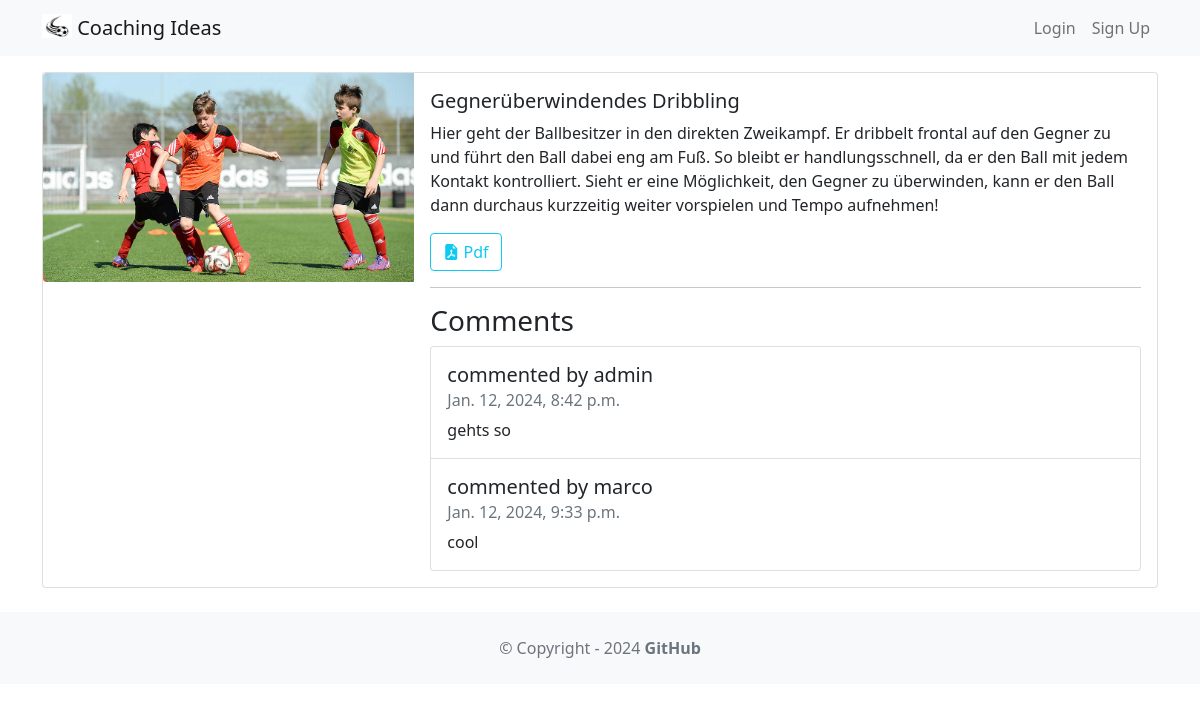
/exercise/3, run on the app's committed database.
### exercise/models.py (models this page shows, shortened)
class Exercise(models.Model):
    title = models.CharField(max_length=255)
    body = models.TextField()
    created_on = models.DateTimeField(auto_now_add=True)
    last_modified = models.DateTimeField(auto_now=True)
    creator = models.ForeignKey(User, on_delete=models.SET_NULL, null=True)
    soccer_skills = models.CharField(
        max_length=50, choices=SoccerSkillTextChoices.choices, null=True
    )
    for_adults = models.BooleanField(default=True)
    for_jun_a = models.BooleanField(default=False)
    for_jun_b = models.BooleanField(default=False)
    for_jun_c = models.BooleanField(default=False)
    for_jun_d = models.BooleanField(default=False)
    for_jun_e = models.BooleanField(default=False)
    for_jun_f = models.BooleanField(default=False)
    for_jun_g = models.BooleanField(default=False)
    image = models.ImageField(upload_to="exercise/images/", null=True, blank=True)
    pdf = models.FileField(upload_to="exercise/pdfs/", blank=True)
    youtube_link = models.URLField(blank=True, null=True)
    rating = models.IntegerField(default=0, choices=[(i, i) for i in range(0, 6)])

class Comment(models.Model):
    text = models.TextField(max_length=100)
    date = models.DateTimeField(auto_now_add=True)
    user = models.ForeignKey(User, on_delete=models.CASCADE)
    exercise = models.ForeignKey(Exercise, on_delete=models.CASCADE)
    rating = models.IntegerField(default=0, choices=[(i, i) for i in range(0, 6)])

### exercise/views.py (the view)
# urls.py: path('<int:exercise_id>', views.detail, name='detail'),
def detail(request, exercise_id):
    exercise = get_object_or_404(Exercise, pk=exercise_id)
    comments = Comment.objects.filter(exercise=exercise)
    return render(request, "detail.html", {"exercise": exercise, "comments": comments})

### exercise/templates/detail.html (shortened to what this page needs)
{% extends 'base.html' %}
{% block content %}
    <div class="card mb-3">
        <div class="row g-0">
            <div class="col-md-4">
                {% if exercise.image %}
                    <img src="{{ exercise.image.url }}"
                         class="img-fluid rounded-start" alt="">
                {% else %}
                    <span class="text-muted">No image</span>
                {% endif %}
            </div>
            <div class="col-md-8">
                <div class="card-body">
                    <h5 class="card-title">{{ exercise.title }}</h5>
                    <p class="card-text">{{ exercise.body }}</p>
                    <p class="card-text">
                        {% if exercise.pdf %}
                            <a href="{{ exercise.pdf.url }}" class="btn btn-outline-info">
                                <i class="bi bi-file-earmark-pdf-fill"></i>
                                Pdf
                            </a>
                        {% endif %}
                    </p>
                    <hr/>
                    <h3>Comments</h3>
                    <ul class="list-group">
                        {% for comment in comments %}
                            <li class="list-group-item pb-3 pt-3">
                                <h5 class="card-title">
                                    commented by {{ comment.user.username }}
                                </h5>
                                <h6 class="card-subtitle mb-2 text-muted">
                                    {{ comment.date }}
                                </h6>
                                <p class="card-text">{{ comment.text }}</p>
                            </li>
                        {% endfor %}
                    </ul>
                </div>
            </div>
        </div>
    </div>
{% endblock content %}

### data on the page
Exercise: image (picture), title "Gegnerüberwindendes Dribbling", body "Hier geht der Ballbesitzer in den direkten Zweikampf. Er dribbelt frontal auf den Gegner zu und führt den Ball dabei eng am Fuß. So bleibt er handlungsschnell, da er den Ball mit jedem Kontakt kontrolliert. Sieht er eine Möglichkeit, den Gegner zu überwinden, kann er den Ball dann durchaus kurzzeitig weiter vorspielen und Tempo aufnehmen!"
Comment: user.username "admin", date "Jan. 12, 2024, 8:42 p.m.", text "gehts so"
Comment: user.username "marco", date "Jan. 12, 2024, 9:33 p.m.", text "cool"
